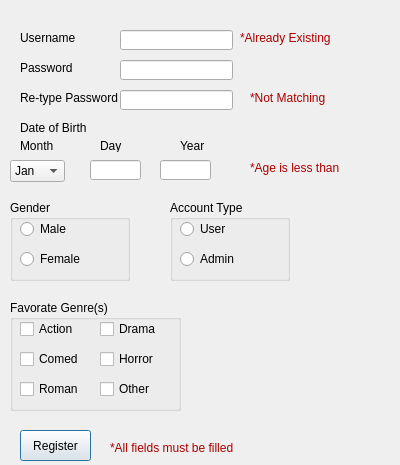
<?xml version="1.0" encoding="UTF-8"?>
<ui version="4.0">
 <class>registerwindow</class>
 <widget class="QDialog" name="registerwindow">
  <property name="geometry">
   <rect>
    <x>0</x>
    <y>0</y>
    <width>400</width>
    <height>465</height>
   </rect>
  </property>
  <property name="windowTitle">
   <string>Dialog</string>
  </property>
  <widget class="QLabel" name="label">
   <property name="geometry">
    <rect>
     <x>20</x>
     <y>30</y>
     <width>81</width>
     <height>16</height>
    </rect>
   </property>
   <property name="text">
    <string>Username</string>
   </property>
  </widget>
  <widget class="QLabel" name="label_2">
   <property name="geometry">
    <rect>
     <x>20</x>
     <y>60</y>
     <width>111</width>
     <height>16</height>
    </rect>
   </property>
   <property name="text">
    <string>Password</string>
   </property>
  </widget>
  <widget class="QLabel" name="label_3">
   <property name="geometry">
    <rect>
     <x>20</x>
     <y>90</y>
     <width>101</width>
     <height>16</height>
    </rect>
   </property>
   <property name="text">
    <string>Re-type Password</string>
   </property>
  </widget>
  <widget class="QLineEdit" name="lineEditUsername">
   <property name="geometry">
    <rect>
     <x>120</x>
     <y>30</y>
     <width>113</width>
     <height>20</height>
    </rect>
   </property>
  </widget>
  <widget class="QLineEdit" name="lineEditPassword">
   <property name="geometry">
    <rect>
     <x>120</x>
     <y>60</y>
     <width>113</width>
     <height>20</height>
    </rect>
   </property>
  </widget>
  <widget class="QLineEdit" name="lineEditRePassword">
   <property name="geometry">
    <rect>
     <x>120</x>
     <y>90</y>
     <width>113</width>
     <height>20</height>
    </rect>
   </property>
  </widget>
  <widget class="QLabel" name="label_4">
   <property name="geometry">
    <rect>
     <x>20</x>
     <y>120</y>
     <width>91</width>
     <height>16</height>
    </rect>
   </property>
   <property name="text">
    <string>Date of Birth</string>
   </property>
  </widget>
  <widget class="QComboBox" name="comboBoxMonth">
   <property name="geometry">
    <rect>
     <x>10</x>
     <y>160</y>
     <width>55</width>
     <height>22</height>
    </rect>
   </property>
   <item>
    <property name="text">
     <string>Jan</string>
    </property>
   </item>
   <item>
    <property name="text">
     <string>Feb</string>
    </property>
   </item>
   <item>
    <property name="text">
     <string>Mar</string>
    </property>
   </item>
   <item>
    <property name="text">
     <string>Apr</string>
    </property>
   </item>
   <item>
    <property name="text">
     <string>May</string>
    </property>
   </item>
   <item>
    <property name="text">
     <string>Jun</string>
    </property>
   </item>
   <item>
    <property name="text">
     <string>Jul</string>
    </property>
   </item>
   <item>
    <property name="text">
     <string>Aug</string>
    </property>
   </item>
   <item>
    <property name="text">
     <string>Sep</string>
    </property>
   </item>
   <item>
    <property name="text">
     <string>Oct</string>
    </property>
   </item>
   <item>
    <property name="text">
     <string>Nov</string>
    </property>
   </item>
   <item>
    <property name="text">
     <string>Dec</string>
    </property>
   </item>
  </widget>
  <widget class="QLabel" name="label_5">
   <property name="geometry">
    <rect>
     <x>20</x>
     <y>140</y>
     <width>37</width>
     <height>12</height>
    </rect>
   </property>
   <property name="text">
    <string>Month</string>
   </property>
  </widget>
  <widget class="QLabel" name="label_6">
   <property name="geometry">
    <rect>
     <x>100</x>
     <y>140</y>
     <width>37</width>
     <height>12</height>
    </rect>
   </property>
   <property name="text">
    <string>Day</string>
   </property>
  </widget>
  <widget class="QLabel" name="label_7">
   <property name="geometry">
    <rect>
     <x>180</x>
     <y>140</y>
     <width>37</width>
     <height>12</height>
    </rect>
   </property>
   <property name="text">
    <string>Year</string>
   </property>
  </widget>
  <widget class="QLineEdit" name="lineEditDay">
   <property name="geometry">
    <rect>
     <x>90</x>
     <y>160</y>
     <width>51</width>
     <height>20</height>
    </rect>
   </property>
  </widget>
  <widget class="QLineEdit" name="lineEditYear">
   <property name="geometry">
    <rect>
     <x>160</x>
     <y>160</y>
     <width>51</width>
     <height>20</height>
    </rect>
   </property>
  </widget>
  <widget class="QGroupBox" name="groupBoxGender">
   <property name="geometry">
    <rect>
     <x>10</x>
     <y>200</y>
     <width>120</width>
     <height>81</height>
    </rect>
   </property>
   <property name="title">
    <string>Gender</string>
   </property>
   <widget class="QRadioButton" name="radioButtonMale">
    <property name="geometry">
     <rect>
      <x>10</x>
      <y>20</y>
      <width>69</width>
      <height>18</height>
     </rect>
    </property>
    <property name="text">
     <string>Male</string>
    </property>
   </widget>
   <widget class="QRadioButton" name="radioButtonFemale">
    <property name="geometry">
     <rect>
      <x>10</x>
      <y>50</y>
      <width>69</width>
      <height>18</height>
     </rect>
    </property>
    <property name="text">
     <string>Female</string>
    </property>
   </widget>
  </widget>
  <widget class="QGroupBox" name="groupBoxAccountType">
   <property name="geometry">
    <rect>
     <x>170</x>
     <y>200</y>
     <width>120</width>
     <height>81</height>
    </rect>
   </property>
   <property name="title">
    <string>Account Type</string>
   </property>
   <widget class="QRadioButton" name="radioButtonUser">
    <property name="geometry">
     <rect>
      <x>10</x>
      <y>20</y>
      <width>69</width>
      <height>18</height>
     </rect>
    </property>
    <property name="text">
     <string>User</string>
    </property>
   </widget>
   <widget class="QRadioButton" name="radioButtonAdmin">
    <property name="geometry">
     <rect>
      <x>10</x>
      <y>50</y>
      <width>69</width>
      <height>18</height>
     </rect>
    </property>
    <property name="text">
     <string>Admin</string>
    </property>
   </widget>
  </widget>
  <widget class="QGroupBox" name="groupBoxFavGenre">
   <property name="geometry">
    <rect>
     <x>10</x>
     <y>300</y>
     <width>171</width>
     <height>111</height>
    </rect>
   </property>
   <property name="title">
    <string>Favorate Genre(s)</string>
   </property>
   <widget class="QCheckBox" name="checkBoxAction">
    <property name="geometry">
     <rect>
      <x>10</x>
      <y>20</y>
      <width>58</width>
      <height>18</height>
     </rect>
    </property>
    <property name="text">
     <string>Action</string>
    </property>
   </widget>
   <widget class="QCheckBox" name="checkBoxDrama">
    <property name="geometry">
     <rect>
      <x>90</x>
      <y>20</y>
      <width>58</width>
      <height>18</height>
     </rect>
    </property>
    <property name="text">
     <string>Drama</string>
    </property>
   </widget>
   <widget class="QCheckBox" name="checkBoxComedy">
    <property name="geometry">
     <rect>
      <x>10</x>
      <y>50</y>
      <width>58</width>
      <height>18</height>
     </rect>
    </property>
    <property name="text">
     <string>Comedy</string>
    </property>
   </widget>
   <widget class="QCheckBox" name="checkBoxHorror">
    <property name="geometry">
     <rect>
      <x>90</x>
      <y>50</y>
      <width>58</width>
      <height>18</height>
     </rect>
    </property>
    <property name="text">
     <string>Horror</string>
    </property>
   </widget>
   <widget class="QCheckBox" name="checkBoxRomance">
    <property name="geometry">
     <rect>
      <x>10</x>
      <y>80</y>
      <width>58</width>
      <height>18</height>
     </rect>
    </property>
    <property name="text">
     <string>Romance</string>
    </property>
   </widget>
   <widget class="QCheckBox" name="checkBoxOther">
    <property name="geometry">
     <rect>
      <x>90</x>
      <y>80</y>
      <width>58</width>
      <height>18</height>
     </rect>
    </property>
    <property name="text">
     <string>Other</string>
    </property>
   </widget>
  </widget>
  <widget class="QPushButton" name="pushButton">
   <property name="geometry">
    <rect>
     <x>20</x>
     <y>430</y>
     <width>71</width>
     <height>31</height>
    </rect>
   </property>
   <property name="text">
    <string>Register</string>
   </property>
  </widget>
  <widget class="QLabel" name="labelAllFields">
   <property name="geometry">
    <rect>
     <x>110</x>
     <y>440</y>
     <width>151</width>
     <height>16</height>
    </rect>
   </property>
   <property name="text">
    <string>&lt;html&gt;&lt;head/&gt;&lt;body&gt;&lt;p&gt;&lt;span style=&quot; color:#aa0000;&quot;&gt;*All fields must be filled&lt;/span&gt;&lt;/p&gt;&lt;/body&gt;&lt;/html&gt;</string>
   </property>
  </widget>
  <widget class="QLabel" name="labelUsernameError">
   <property name="geometry">
    <rect>
     <x>240</x>
     <y>30</y>
     <width>101</width>
     <height>16</height>
    </rect>
   </property>
   <property name="text">
    <string>&lt;html&gt;&lt;head/&gt;&lt;body&gt;&lt;p&gt;&lt;span style=&quot; color:#aa0000;&quot;&gt;*Already Existing&lt;/span&gt;&lt;/p&gt;&lt;/body&gt;&lt;/html&gt;</string>
   </property>
  </widget>
  <widget class="QLabel" name="labelRePassError">
   <property name="geometry">
    <rect>
     <x>250</x>
     <y>90</y>
     <width>91</width>
     <height>16</height>
    </rect>
   </property>
   <property name="text">
    <string>&lt;html&gt;&lt;head/&gt;&lt;body&gt;&lt;p&gt;&lt;span style=&quot; color:#aa0000;&quot;&gt;*Not Matching&lt;/span&gt;&lt;/p&gt;&lt;/body&gt;&lt;/html&gt;</string>
   </property>
  </widget>
  <widget class="QLabel" name="labelDOBError">
   <property name="geometry">
    <rect>
     <x>250</x>
     <y>160</y>
     <width>91</width>
     <height>16</height>
    </rect>
   </property>
   <property name="text">
    <string>&lt;html&gt;&lt;head/&gt;&lt;body&gt;&lt;p&gt;&lt;span style=&quot; color:#aa0000;&quot;&gt;*Age is less than 12&lt;/span&gt;&lt;/p&gt;&lt;/body&gt;&lt;/html&gt;</string>
   </property>
  </widget>
 </widget>
 <resources/>
 <connections/>
</ui>
